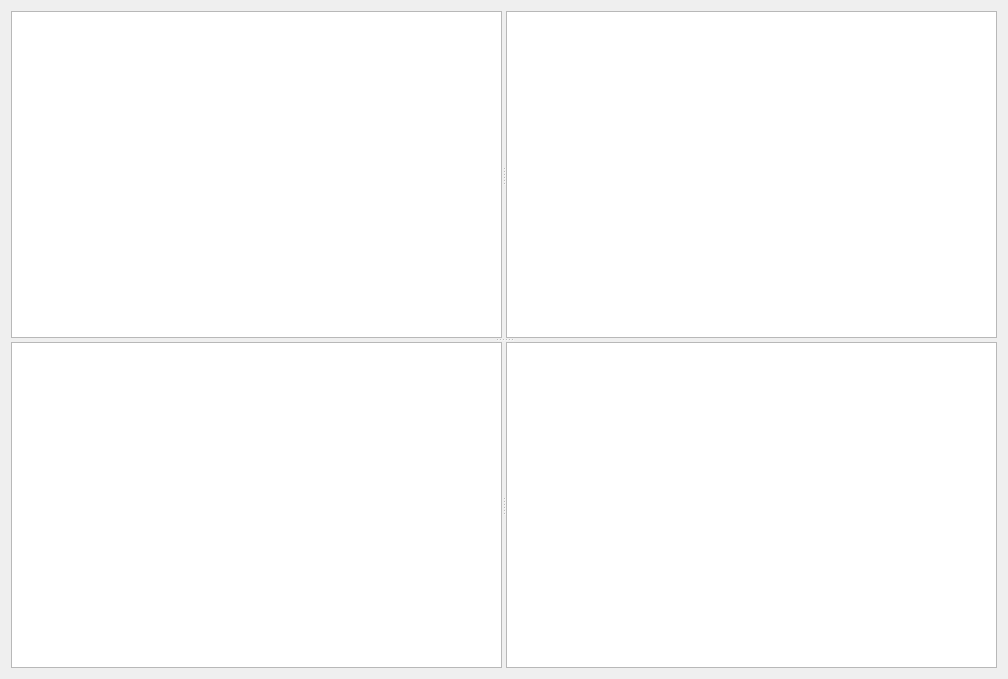
<?xml version="1.0" encoding="UTF-8"?>
<ui version="4.0">
 <class>Form</class>
 <widget class="QWidget" name="Form">
  <property name="geometry">
   <rect>
    <x>0</x>
    <y>0</y>
    <width>1008</width>
    <height>679</height>
   </rect>
  </property>
  <property name="windowTitle">
   <string>Form</string>
  </property>
  <layout class="QGridLayout" name="gridLayout">
   <item row="0" column="0">
    <widget class="QSplitter" name="splitter_3">
     <property name="orientation">
      <enum>Qt::Vertical</enum>
     </property>
     <widget class="QSplitter" name="splitter">
      <property name="orientation">
       <enum>Qt::Horizontal</enum>
      </property>
      <widget class="PlotWidget" name="p1"/>
      <widget class="PlotWidget" name="p2"/>
     </widget>
     <widget class="QSplitter" name="splitter_2">
      <property name="orientation">
       <enum>Qt::Horizontal</enum>
      </property>
      <widget class="PlotWidget" name="p3"/>
      <widget class="PlotWidget" name="p4"/>
     </widget>
    </widget>
   </item>
  </layout>
 </widget>
 <customwidgets>
  <customwidget>
   <class>PlotWidget</class>
   <extends>QGraphicsView</extends>
   <header>pyqtgraphCore</header>
  </customwidget>
 </customwidgets>
 <resources/>
 <connections/>
</ui>
